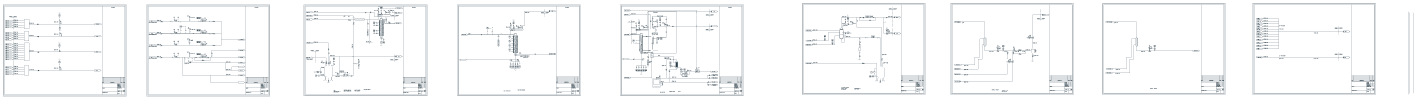
#> input picture vector_drawing.png, 8500 x 594 px, found by its file name (shown at 1/6 size)
$ python prepare_cnn_dataset.py
#> lines starting #> are read from the running program, lines starting #| are printed output that depends on the picture
"""Create reviewable weak P&ID symbol boxes from the DXF evidence.

These are PRE-ANNOTATIONS, not ground truth. Import the generated image and
labels into CVAT, correct every box/class, then export an approved YOLO dataset.
"""
from __future__ import annotations

import json
from pathlib import Path
import sys

import pandas as pd
from PIL import Image, ImageDraw, ImageFont


def _to_pixels(x, y, bounds, width, height):
    px=(x-bounds["xmin"])/(bounds["xmax"]-bounds["xmin"])*width
    py=(bounds["ymax"]-y)/(bounds["ymax"]-bounds["ymin"])*height
    return px,py


def run(result_dir, output_dir):
#> called with result_dir = 'data', output_dir = 'cnn_preannotations'
    data=Path(result_dir);out=Path(output_dir);out.mkdir(parents=True,exist_ok=True)
    image=Image.open(data/"vector_drawing.png").convert("RGB")
#> image is the input picture: PIL image 8500x594 RGB; mean R, G, B 247.7, 248.3, 248.7
    width,height=image.size
#> width = 8500; height = 594
    bounds=json.loads((data/"drawing_bounds.json").read_text())
#> (reads drawing_bounds.json from the repository)
    assets=pd.read_csv(data/"asset_master.csv")
#> (reads asset_master.csv from the repository)
    geometry=pd.read_csv(data/"geometry_inventory.csv")
#> (reads geometry_inventory.csv from the repository)
    classes=sorted(assets.asset_class.unique().tolist())
    class_id={name:i for i,name in enumerate(classes)}
    rows=[];labels=[]
    preview=image.copy();draw=ImageDraw.Draw(preview)
    colors=["#e53935","#00897b","#5e35b1","#fb8c00","#039be5","#7cb342","#6d4c41","#d81b60","#3949ab","#00acc1"]
    for asset in assets.itertuples(index=False):
        nearby=geometry[((geometry.x-asset.x)**2+(geometry.y-asset.y)**2)<=25**2]
        # The tag insertion point anchors the weak box; nearby primitive centres
        # expand it. Engineering must move/resize this around the actual symbol.
        xs=[asset.x]+nearby.x.tolist();ys=[asset.y]+nearby.y.tolist()
        x1=min(xs)-4;x2=max(xs)+4;y1=min(ys)-4;y2=max(ys)+4
        if x2-x1<14:x1-=7;x2+=7
        if y2-y1<10:y1-=5;y2+=5
        px1,py2=_to_pixels(x1,y1,bounds,width,height)
        px2,py1=_to_pixels(x2,y2,bounds,width,height)
        px1=max(0,min(width-1,px1));px2=max(0,min(width-1,px2))
        py1=max(0,min(height-1,py1));py2=max(0,min(height-1,py2))
        if px2<=px1 or py2<=py1:continue
        cx=(px1+px2)/2/width;cy=(py1+py2)/2/height
        bw=(px2-px1)/width;bh=(py2-py1)/height
        labels.append(f"{class_id[asset.asset_class]} {cx:.8f} {cy:.8f} {bw:.8f} {bh:.8f}")
        rows.append({"annotation_id":f"PRE-{len(rows)+1:04d}","asset_id":asset.asset_id,"tag":asset.tag,
            "proposed_class":asset.asset_class,"class_id":class_id[asset.asset_class],"x1":round(px1),"y1":round(py1),
            "x2":round(px2),"y2":round(py2),"source":"DXF_TAG_PLUS_NEARBY_VECTOR_CENTRES",
            "annotation_status":"WEAK_PREANNOTATION","engineer_decision":"PENDING","engineer_comment":""})
        color=colors[class_id[asset.asset_class]%len(colors)]
        draw.rectangle((px1,py1,px2,py2),outline=color,width=3)
        draw.text((px1,max(0,py1-14)),f"{asset.tag} | {asset.asset_class}",fill=color)
#> after the loop, labels = 24 items; rows = 24 items
    (out/"images").mkdir(exist_ok=True);(out/"labels").mkdir(exist_ok=True)
    image.save(out/"images"/"thermax_pid_source.png")
    preview.save(out/"preannotation_preview.png")
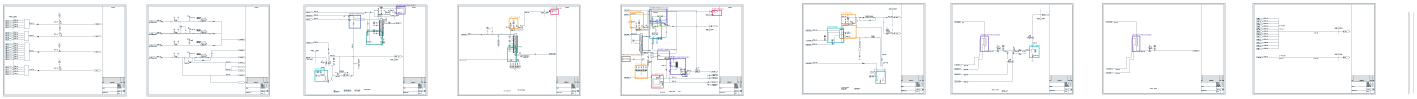
#> saved as preannotation_preview.png: PIL image 8500x594 RGB (shown at 1/6 size); mean R, G, B 247.1, 247.7, 248.1
    (out/"labels"/"thermax_pid_source.txt").write_text("\n".join(labels)+"\n",encoding="utf-8")
    pd.DataFrame(rows).to_csv(out/"preannotation_manifest.csv",index=False)
    (out/"classes.txt").write_text("\n".join(classes)+"\n",encoding="utf-8")
    (out/"README_REVIEW_REQUIRED.md").write_text(
        "# Weak pre-annotations — engineering review required\n\n"
        "These boxes were inferred from DXF tag positions and nearby primitive centres. They are not CNN detections or ground truth. "
        "Import the image/label into CVAT, move every box to the actual symbol, correct the class, add missed symbols, and mark symbol-only objects. "
        "Do not train until multiple drawings are reviewed and split by drawing into train/validation/test.\n",encoding="utf-8")
    summary={"image":str(out/"images"/"thermax_pid_source.png"),"weak_boxes":len(rows),"classes":classes,
             "training_ready":False,"reason":"All boxes require engineering review; one drawing cannot provide an independent test set."}
    (out/"preannotation_summary.json").write_text(json.dumps(summary,indent=2),encoding="utf-8")
    return summary


if __name__=="__main__":
    print(json.dumps(run(sys.argv[1] if len(sys.argv)>1 else "data",
                         sys.argv[2] if len(sys.argv)>2 else "cnn_preannotations"),indent=2))
